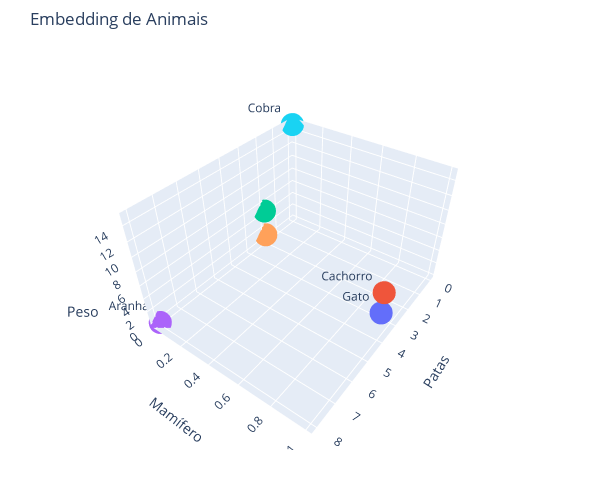

The code cell stored with this chart in its notebook:
### Markdown cell above
Embora o one-hot encoding represente um avanço em relação ao uso direto de IDs numéricos, pois permite uma representação mais estruturada das palavras, esta técnica ainda apresenta limitações significativas que a tornam inadequada para processamento de linguagem natural moderno:

1. **Alta Dimensionalidade**: Em vocabulários extensos, que podem conter dezenas ou centenas de milhares de palavras, os vetores tornam-se extremamente longos e esparsos, resultando em uso ineficiente de memória e poder computacional.
2. **Falta de Relacionamento Semântico**: Assim como os IDs numéricos simples, o one-hot encoding não captura relações semânticas entre palavras. Por exemplo, "gato" e "felino" são representados por vetores completamente diferentes, sem qualquer indicação de sua proximidade conceitual.
3. **Vetores Esparsos**: Com apenas um valor não-zero em cada vetor, as operações matemáticas tornam-se computacionalmente custosas e ineficientes, especialmente em redes neurais modernas que precisam processar grandes volumes de texto.

Outras abordagens tradicionais de vetorização, como Bag of Words (BoW) e Term Frequency-Inverse Document Frequency (TF-IDF), tentam resolver algumas dessas questões ao criar representações para frases e documentos inteiros. Contudo, estas técnicas ainda sofrem com problemas de esparsidade, ausência de relações semânticas e, crucialmente, não preservam a ordem das palavras no texto.

Felizmente, essas limitações fundamentais são superadas, ou pelo menos significativamente reduzidas, através do uso de Embeddings

## **Embeddings**

Para superar essas limitações, surgiram os embeddings — vetores densos e multidimensionais que capturam propriedades semânticas e contextuais das palavras.

Para entender melhor, considere uma lista de animais: "gato", "cachorro", "cobra", "águia" e "elefante". Cada palavra pode ser descrita por características numéricas:

![Representação Vetorial](../assets/3-REPRESENTACAO_VETORIAL.png)

Podemos representar **Aranha** com o vetor [8, 0, 0.02] e **Cachorro** com o vetor [4, 1, 7]. Esta representação permite que o modelo identifique similaridades entre "gato" e "cachorro" através de suas características compartilhadas, ao mesmo tempo que reconhece as diferenças contextuais entre eles e "cobra".

### Code cell
# Dicionário com palavras e vetores de 3 posições
dict_animals = {
    "Gato": [4, 1, 4],          # 4 patas, mamífero, 4 kg
    "Cachorro": [4, 1, 7],      # 4 patas, mamífero, 7 kg
    "Águia": [2, 0, 5],         # 2 patas, não mamífero, 5 kg
    "Aranha": [8, 0, 0.02],     # 8 patas, não mamífero, 0.02 kg
    "Papagaio": [2, 0, 1],      # 2 patas, não mamífero, 1 kg
    "Cobra": [0, 0, 15],        # 0 patas, não mamífero, 15 kg
}

words = list(dict_animals.keys())
vectors = list(dict_animals.values())
x = [vec[0] for vec in vectors]
y = [vec[1] for vec in vectors]
z = [vec[2] for vec in vectors]

fig = px.scatter_3d(x=x, y=y, z=z, color=words, text=words)

fig.update_traces(
    marker=dict(size=8), 
    textposition='top left',
    textfont_size=12,
)

fig.update_layout(
    title='Embedding de Animais',
    scene = dict(
        xaxis_title='Patas',
        yaxis_title='Mamífero',
        zaxis_title='Peso'
    ),
    scene_aspectratio=dict(x=1.2, y=1, z=.7),
    scene_camera_eye=dict(x=1.5, y=1.1, z=1.5),
    margin=dict(l=20, r=20, b=50, t=50),
    showlegend=False,
    width=600,
    height=500,
)
fig.show()

### Figure 1 — Plotly figure (JSON) as saved in the notebook; plotly's stock layout.template omitted (floating-point values rounded to 4 significant figures)
{"data": [{"hovertemplate": "color=Gato<br>x=%{x}<br>y=%{y}<br>z=%{z}<br>text=%{text}<extra></extra>", "legendgroup": "Gato", "marker": {"color": "#636efa", "size": 8, "symbol": "circle"}, "mode": "markers+text", "name": "Gato", "scene": "scene", "showlegend": true, "text": ["Gato"], "textfont": {"size": 12}, "textposition": "top left", "type": "scatter3d", "x": [4], "y": [1], "z": [4]}, {"hovertemplate": "color=Cachorro<br>x=%{x}<br>y=%{y}<br>z=%{z}<br>text=%{text}<extra></extra>", "legendgroup": "Cachorro", "marker": {"color": "#EF553B", "size": 8, "symbol": "circle"}, "mode": "markers+text", "name": "Cachorro", "scene": "scene", "showlegend": true, "text": ["Cachorro"], "textfont": {"size": 12}, "textposition": "top left", "type": "scatter3d", "x": [4], "y": [1], "z": [7]}, {"hovertemplate": "color=Águia<br>x=%{x}<br>y=%{y}<br>z=%{z}<br>text=%{text}<extra></extra>", "legendgroup": "Águia", "marker": {"color": "#00cc96", "size": 8, "symbol": "circle"}, "mode": "markers+text", "name": "Águia", "scene": "scene", "showlegend": true, "text": ["Águia"], "textfont": {"size": 12}, "textposition": "top left", "type": "scatter3d", "x": [2], "y": [0], "z": [5]}, {"hovertemplate": "color=Aranha<br>x=%{x}<br>y=%{y}<br>z=%{z}<br>text=%{text}<extra></extra>", "legendgroup": "Aranha", "marker": {"color": "#ab63fa", "size": 8, "symbol": "circle"}, "mode": "markers+text", "name": "Aranha", "scene": "scene", "showlegend": true, "text": ["Aranha"], "textfont": {"size": 12}, "textposition": "top left", "type": "scatter3d", "x": [8], "y": [0], "z": [0.02]}, {"hovertemplate": "color=Papagaio<br>x=%{x}<br>y=%{y}<br>z=%{z}<br>text=%{text}<extra></extra>", "legendgroup": "Papagaio", "marker": {"color": "#FFA15A", "size": 8, "symbol": "circle"}, "mode": "markers+text", "name": "Papagaio", "scene": "scene", "showlegend": true, "text": ["Papagaio"], "textfont": {"size": 12}, "textposition": "top left", "type": "scatter3d", "x": [2], "y": [0], "z": [1]}, {"hovertemplate": "color=Cobra<br>x=%{x}<br>y=%{y}<br>z=%{z}<br>text=%{text}<extra></extra>", "legendgroup": "Cobra", "marker": {"color": "#19d3f3", "size": 8, "symbol": "circle"}, "mode": "markers+text", "name": "Cobra", "scene": "scene", "showlegend": true, "text": ["Cobra"], "textfont": {"size": 12}, "textposition": "top left", "type": "scatter3d", "x": [0], "y": [0], "z": [15]}], "layout": {"height": 500, "legend": {"title": {"text": "color"}, "tracegroupgap": 0}, "margin": {"b": 50, "l": 20, "r": 20, "t": 50}, "scene": {"aspectratio": {"x": 1.2, "y": 1, "z": 0.7}, "camera": {"eye": {"x": 1.5, "y": 1.1, "z": 1.5}}, "domain": {"x": [0, 1], "y": [0, 1]}, "xaxis": {"title": {"text": "Patas"}}, "yaxis": {"title": {"text": "Mamífero"}}, "zaxis": {"title": {"text": "Peso"}}}, "showlegend": false, "title": {"text": "Embedding de Animais"}, "width": 600}}
